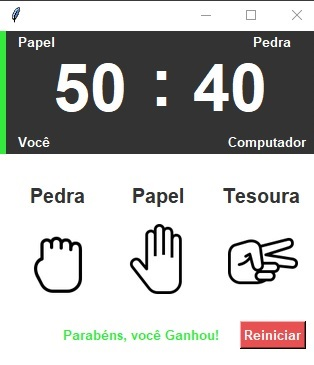
#> input picture images/GAME.jpg, 314 x 365 px; its folder holds only this picture in this run
$ python -i main.py   (imports and definitions only)
#> lines starting #> are read from the running program, lines starting #| are printed output that depends on the picture
import tkinter
from tkinter import *
from tkinter import ttk

from PIL import Image, ImageTk

import random

# Cores da Interface Gráfica
branco = "#FFFFFF"    # white / branco
preto = "#333333"     # black / preto
laranja = "#fcc058"   # orange / laranja
amarelo = "#fff873"   # yellow / amarelo
verde = "#34eb3d"     # green / verde
vermelho = "#e85151"  # red / vermelho
fundo = "#3b3b3b"     # grey / cinza

# Configurando a Interface Gráfica
# [4 lines not run here, left out]


# Configurando a Interface Gráfica (Frame Cima)
# [1 line that did not run here, left out]
# [1 line not run here, left out]

# [1 line that did not run here, left out]
# [1 line not run here, left out]

# [1 line that did not run here, left out]
# [1 line not run here, left out]

# Configurando o Player 1
# [1 line that did not run here, left out]
# [1 line not run here, left out]

# [1 line that did not run here, left out]
# [1 line not run here, left out]

# [1 line that did not run here, left out]
# [1 line not run here, left out]

# Configurando o Player 2 (Computador)
# [1 line that did not run here, left out]
# [1 line not run here, left out]

# [1 line that did not run here, left out]
# [1 line not run here, left out]

# [1 line that did not run here, left out]
# [1 line not run here, left out]

# Configurando o :
# [1 line that did not run here, left out]
# [1 line not run here, left out]

# Configurando o Empate
# [1 line that did not run here, left out]
# [1 line not run here, left out]

# Mostrar na parte superior oque você jogou (Pedra, Papel, Tesoura)
# [1 line that did not run here, left out]
# [1 line not run here, left out]

# Mostrar na parte superior oque computador jogou (Pedra, Papel, Tesoura)
# [1 line that did not run here, left out]
# [7 lines not run here, left out]

rodadas = 5
pontos_voce = 0
pontos_computador = 0

# Função Lógica do Jogo

def jogar(i):
    global rodadas
    global pontos_voce
    global pontos_computador

    # Se algum jogador fizer 50 pontos o jogo finaliza!
    if rodadas > 0 and pontos_voce < 50 and pontos_computador < 50:
        opcoes = ['Pedra', 'Papel', 'Tesoura']
        computador = random.choice(opcoes)
        voce = i

        # Mostrar na parte superior oque você jogou (Pedra, Papel, Tesoura)
        voce_joga['text'] = voce
        voce_joga['fg'] = branco

        # Mostrar na parte superior oque computador jogou (Pedra, Papel, Tesoura)
        computador_joga['text'] = computador
        computador_joga['fg'] = branco

        # Player 1 Vence
        if voce == 'Pedra' and computador == 'Tesoura':
            print('Você venceu!')
            player_1_linha['bg'] = verde
            player_2_linha['bg'] = branco
            app_empate['bg'] = branco
            pontos_voce += 10

        elif voce == 'Papel' and computador == 'Pedra':
            print('Você venceu!')
            player_1_linha['bg'] = verde
            player_2_linha['bg'] = branco
            app_empate['bg'] = branco
            pontos_voce += 10
        elif voce == 'Tesoura' and computador == 'Papel':
            print('Você venceu!')
            player_1_linha['bg'] = verde
            player_2_linha['bg'] = branco
            app_empate['bg'] = branco
            pontos_voce += 10
        else:
            fim_de_jogo()


        # Empate
        if voce == 'Pedra' and computador == 'Pedra':
            print('Empate!')
            player_1_linha['bg'] = branco
            player_2_linha['bg'] = branco
            app_empate['bg'] = amarelo
        elif voce == 'Papel' and computador == 'Papel':
            print('Empate!')
            player_1_linha['bg'] = branco
            player_2_linha['bg'] = branco
            app_empate['bg'] = amarelo
        elif voce == 'Tesoura' and computador == 'Tesoura':
            print('Empate!')
            player_1_linha['bg'] = branco
            player_2_linha['bg'] = branco
            app_empate['bg'] = amarelo
        else:
            fim_de_jogo()

        # Player 2 vence
        if computador == 'Pedra' and voce == 'Tesoura':
            print('Computador venceu!')
            player_1_linha['bg'] = branco
            player_2_linha['bg'] = vermelho
            app_empate['bg'] = branco
            pontos_computador += 10

        elif computador == 'Papel' and voce == 'Pedra':
            print('Computador venceu!')
            player_1_linha['bg'] = branco
            player_2_linha['bg'] = vermelho
            app_empate['bg'] = branco
            pontos_computador += 10

        elif computador == 'Tesoura' and voce == 'Papel':
            print('Computador venceu!')
            player_1_linha['bg'] = branco
            player_2_linha['bg'] = vermelho
            app_empate['bg'] = branco
            pontos_computador += 10

        # Atualizando a pontuação
        player_1_pontos['text'] = pontos_voce
        player_2_pontos['text'] = pontos_computador


    else:
        player_1_pontos['text'] = pontos_voce
        player_2_pontos['text'] = pontos_computador

        # Chamando a função terminar
        fim_de_jogo()


# Função Iniciar o Jogo
# [38 lines left out: function iniciar_jogo, not called in this run]


# Botão "Jogar" que irá iniciar o Jogo
# [1 line that did not run here, left out]
# [1 line not run here, left out]


# Função Terminar o Jogo
# [25 lines left out: function fim_de_jogo, not called in this run]


# [1 line not run here, left out]

>>> import cv2
>>> picture = cv2.imread('images/GAME.jpg', cv2.IMREAD_GRAYSCALE)
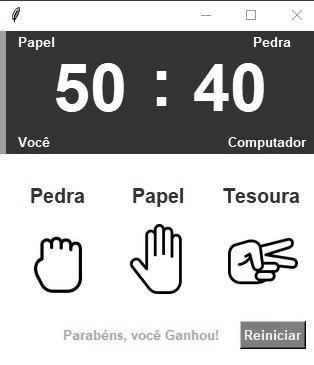
#> picture: shape (365, 314); min 0, max 255, mean 184.2
#> (the run stopped early here; a loop or call above may not have finished)
